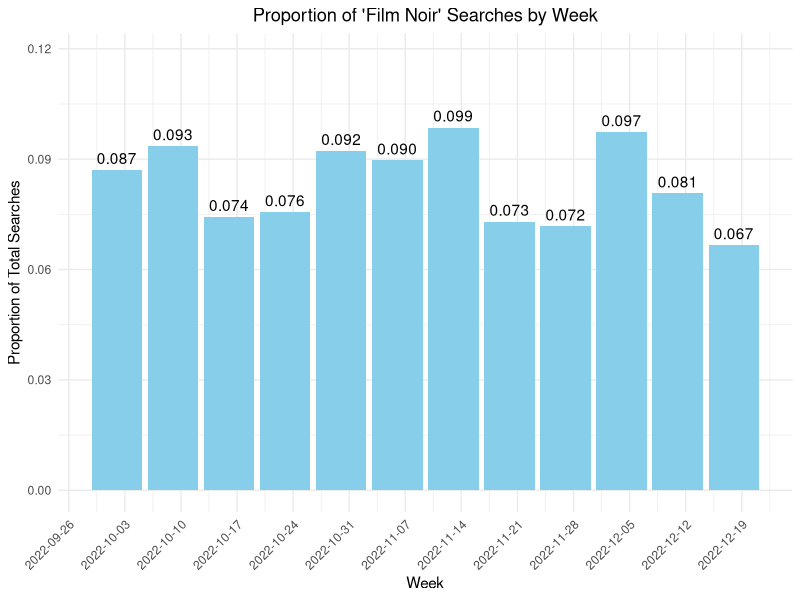
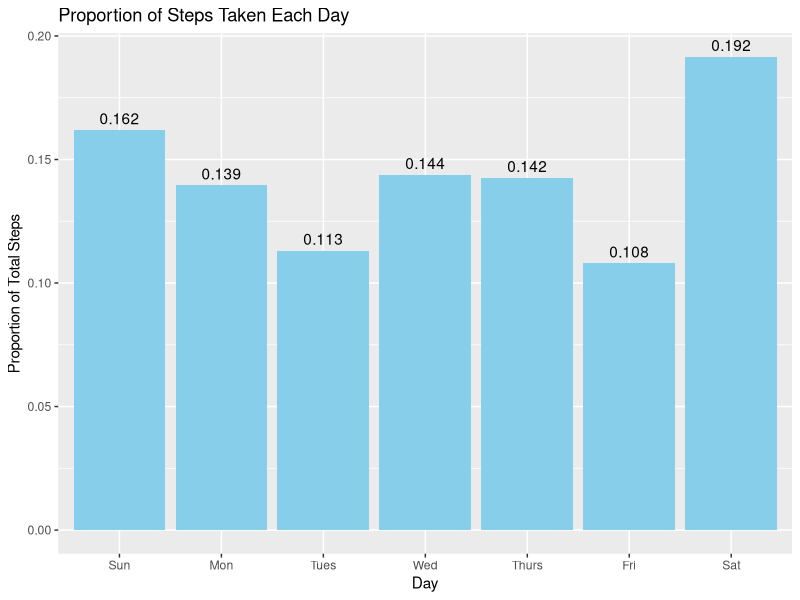

Write the R code that produced these figures, in order.
## ---- chunk 1
film_noir_data <- data.frame(
  Week = as.Date(c("2022-10-02", "2022-10-09", "2022-10-16", "2022-10-23", 
                   "2022-10-30", "2022-11-06", "2022-11-13", "2022-11-20",
                   "2022-11-27", "2022-12-04", "2022-12-11", "2022-12-18")),
  Searches = c(68, 73, 58, 59, 72, 70, 77, 57, 56, 76, 63, 52)
)
## ---- chunk 2
#Now I will be calculating the 
#proportions with formatted strings
total_searches <- sum(film_noir_data$Searches)
film_noir_data$Proportion <- sprintf("%d/%d = %.4f", 
                                   film_noir_data$Searches, 
                                   total_searches,
                                   film_noir_data$Searches/total_searches)

film_noir_data
## ---- chunk 3
#Importing the necessary library
library(ggplot2)

# Creating the plot using the existing data frame
ggplot(film_noir_data, aes(x = Week, y = Searches/total_searches)) +
  geom_bar(stat = "identity", fill = "skyblue") +
  geom_text(aes(label = sprintf("%.3f", Searches/total_searches)), 
            vjust = -0.5) +
  labs(title = "Proportion of 'Film Noir' Searches by Week",
       y = "Proportion of Total Searches",
       x = "Week") +
  theme_minimal() +
  theme(
    axis.text.x = element_text(angle = 45, hjust = 1),
    plot.title = element_text(hjust = 0.5)
  ) +
  scale_x_date(date_labels = "%Y-%m-%d", date_breaks = "1 week") +
  ylim(0, max(film_noir_data$Searches/total_searches) * 1.2)

## ---- chunk 4
# Observed frequencies 
O_i <- c(68, 73, 58, 59, 72, 70, 77, 57, 56, 76, 63, 52) 
# Expected frequency 
E_i <- rep(781 / 12, 12) 
# Calculate Chi-Square statistic 
chi_squared <- sum((O_i - E_i)^2 / E_i) 
chi_squared
## ---- chunk 5
# Calculate G-Squared statistic 
G_squared <- 2 * sum(O_i * log(O_i / E_i)) 
G_squared
## ---- chunk 6
steps_data <- data.frame(
  Day = c("Sun", "Mon", "Tues", "Wed", "Thurs", "Fri", "Sat"),
  Steps = c(3358, 2894, 2346, 2981, 2956, 2239, 3974)
)
  # Calculate proportions
steps_data$Proportion <- steps_data$Steps / sum(steps_data$Steps)
steps_data
## ---- chunk 7
library(ggplot2)

# Providing data for steps_data
steps_data <- data.frame(
  Day = c("Sun", "Mon", "Tues", "Wed", "Thurs", "Fri", "Sat"),
  Steps = c(3358, 2894, 2346, 2981, 2956, 2239, 3974),
  Proportion = c(0.1618469, 0.1394833, 0.1130711, 0.1436765, 0.1424716, 0.1079140, 0.1915365)
)

# Ensure the days are in the correct order since
#ggplot does it alphabetically by default
steps_data$Day <- factor(steps_data$Day, levels = c("Sun", "Mon", "Tues", "Wed", "Thurs", "Fri", "Sat"))

# Plotting the graph
ggplot(steps_data, aes(x = Day, y = Proportion)) +
  geom_bar(stat = "identity", fill = "skyblue") +
  labs(title = "Proportion of Steps Taken Each Day", y = "Proportion of Total Steps") +
  geom_text(aes(label = round(Proportion, 3)), vjust = -0.5)
## ---- chunk 8
# Calculated MLE of p from before
p_hat <- steps_data$Proportion
print(round(p_hat, 4))

# Now calculating variance-covariance matrix
n_total <- sum(steps_data$Steps)
V_p <- matrix(0, 7, 7)

# Filling the diagonal elements
for(i in 1:7) {
  V_p[i,i] <- (p_hat[i] * (1 - p_hat[i])) / n_total
}

# Then filling off-diagonal elements
for(i in 1:7) {
  for(j in 1:7) {
    if(i != j) {
      V_p[i,j] <- -(p_hat[i] * p_hat[j]) / n_total
    }
  }
}

V_p
